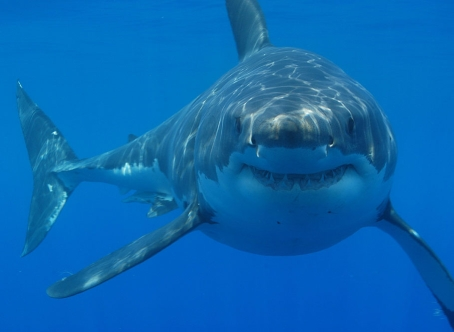
%> input picture IF69D_Slides_10_arquivos/shark1.jpg, 454 x 332 px
$ octave color_16.m   (GNU Octave 9; MATLAB toolbox functions it lacks are replaced by stand-ins)
%> lines starting %> are read from the running program, lines starting %| are printed output that depends on the picture; in (x1, y1, x2, y2) boxes, pixels count from 0 and x2, y2 are one past the last pixel; in counts of white or black regions, pixels touching at a corner belong together; the program's own positions count from 1
% color_16 [script]
% Quantização uniforme em 8 e 27 cores de uma imagem colorida.
% Em shark1.jpg com 8 cores observar que a barriga do tubarão foi pro
% grupo de cores da água. O que fazer pra tentar concertar usando
% quantização uniforme? R: aumentar o número de cores quantizadas. A
% próxima quantização uniforme possível é a de 27 cores (cada canal
% quantizado em três valores, então, 3*3*3 = 27 cores)

clc, clear, close all

rgb = imread('shark1.jpg');
%> rgb is the input picture: size 332x454x3 uint8; mean R, G, B 9, 103.7, 178.6
rgb = im2double(rgb); % canais r,g,b na faixa [0...1] classe double
%> rgb: size 332x454x3 double

% Para obter número de cores da imagem de entrada e o colormap
[x1, map] = cmunique(rgb);
n_map = size(map, 1); % número de cores únicas da imagem original
%> n_map = 18512
figure, imshow(rgb), title(['Imagem de entrada ' num2str(n_map) ' cores'])

% Colorcloud na unha da imagem de entrada
figure, scatter3(map(:,1), map(:,2), map(:,3), 10, map, 'filled',...
    'MarkerEdgeColor','k')
title(['Colorcloud da imagem de entrada ' num2str(n_map) ' cores'])
xlim([0 1]), ylim([0 1]), zlim([0 1])
xlabel('R'), ylabel('G'), zlabel('B')

% Quantização uniforme: o mínimo possível é quantizar cada canal em apenas
% dois valores. Isso dá 2*2*2 = 8...
levels{1} = 1/2; % valor em que ocorre a quantiz. uniformes
values{1} = [1/4 3/4]; % cor resultante é a do centro do cubo quantizado
% ...Próxima: 3*3*3 = 27...
levels{2} = [1/3 2/3]; % valores em que ocorre a quantiz. uniforme
values{2} = [1/6 3/6 5/6]; % cor resultante é a do centro do cubo quantizado

for n=1:2
%> this loop made 2 passes; what is shown inside it comes from the first
    r = rgb(:,:,1);
    g = rgb(:,:,2);
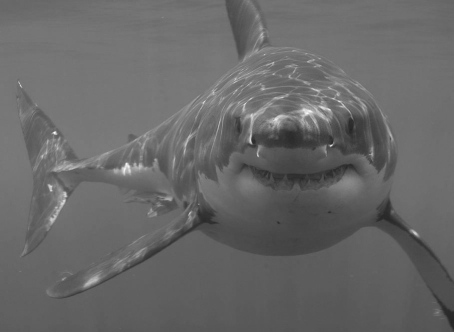
%> g: size 332x454 double; min 0.149, max 1, mean 0.407
    b = rgb(:,:,3);
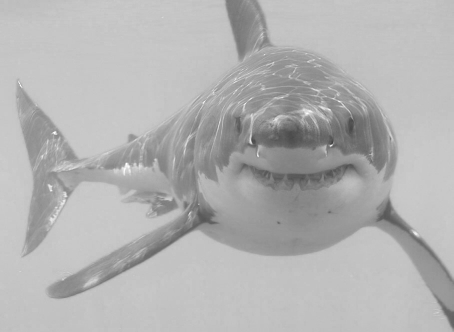
%> b: size 332x454 double; min 0.251, max 1, mean 0.7
    rq = imquantize(r, levels{n}, values{n});
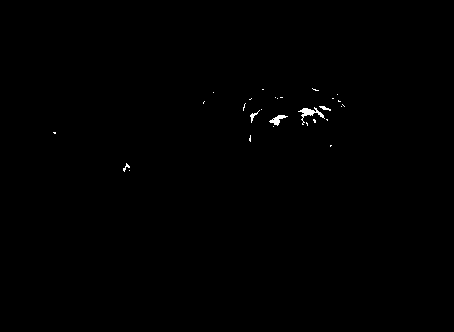
%> rq: size 332x454 double; values 0.25 (black) and 0.75 (white), 0.26% white; 28 white regions (23 under 20 px), largest, box (x1, y1, x2, y2) and area: (298, 107, 325, 125) 137, (269, 115, 288, 126) 87, (250, 110, 260, 123) 34, (319, 106, 331, 111) 29, (123, 163, 130, 172) 23
    gq = imquantize(g, levels{n}, values{n});
%> gq: size 332x454 double; values 0.25 (black) and 0.75 (white), 4.1% white; 135 white regions (101 under 20 px), largest, box (x1, y1, x2, y2) and area: (51, 65, 270, 172) 1690, (263, 86, 351, 130) 1051, (221, 94, 290, 144) 561
    bq = imquantize(b, levels{n}, values{n});
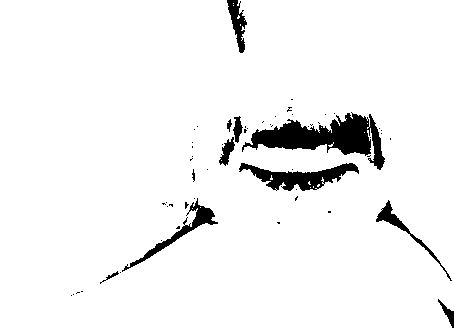
%> bq: size 332x454 double; values 0.25 (black) and 0.75 (white), 95% white; 58 black regions (47 under 20 px), largest, box (x1, y1, x2, y2) and area: (242, 112, 385, 170) 3371, (239, 163, 359, 191) 1490, (122, 198, 218, 272) 843
    rgb_q = cat(3, rq, gq, bq);
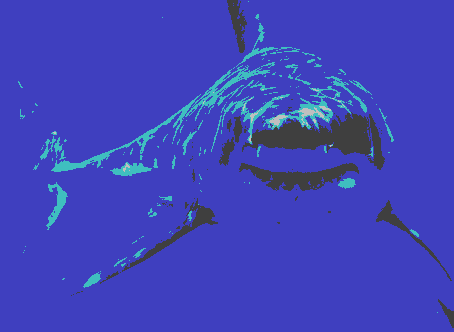
%> rgb_q: size 332x454x3 double; mean R, G, B 0.251, 0.27, 0.725

    % Para obter número de cores da imagem de saída (quantizada) e o colormap
    [x_q, map_q] = cmunique(rgb_q);
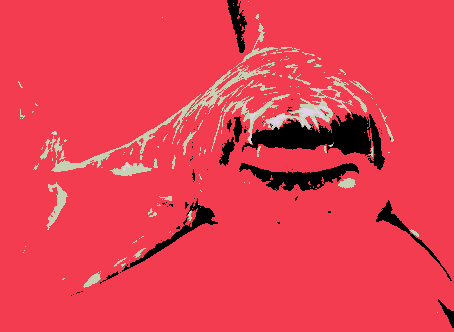
%> x_q: size 332x454 uint8; 5 distinct labels, from 0 to 4; one colour per label, 0 black
%> map_q = [0.25 0.25 0.25; 0.25 0.25 0.75; 0.25 0.75 0.25; 0.25 0.75 0.75; 0.75 0.75 0.75]
    n_map_q = size(map_q, 1);
%> n_map_q = 5

    % Mostra em uma tiledlayout
    figure, t = tiledlayout(2,2);
    t.TileSpacing = 'tight'; t.Padding = 'tight';
    nexttile, imshow(rgb_q), title(['Quant unif ' num2str((n+1)^3) ' cores (' num2str(n_map_q) ' cores resultantes)'])
    % Colorcloud na unha da imagem quantizada
    nexttile, scatter3(map_q(:,1), map_q(:,2), map_q(:,3), 200, map_q, 'filled',...
        'MarkerEdgeColor','k')
    title('Colorcloud')
    xlim([0 1]), ylim([0 1]), zlim([0 1])
    xlabel('R'), ylabel('G'), zlabel('B')

    % Os mapa de cores dado por 'values' podem levar a uma interpretação errada do que é
    % segmentação. Por isso vamos mostrar também apenas as regiões disjuntas em grayscale
    % e com pseudocores, sem levar em consideração a nova cor para qual cada pixel foi remapeado.
    % Em redução de cores (quantização) pra visualização, codificação e feature
    % extraction isso seria importante. Mas pra segmentação não necessariamente, pois estamos
    % interessados em obter regiões, isto é, desde que a região tenha sido separada, a cor original
    % dessa região é menos importante pra nós.
    nexttile, imshow(x_q,[]), title('Visualizando em gray')
    nexttile, imshow(label2rgb(x_q)); title('Visualizando com pseudocores')
%> after `imshow(label2rgb(x_q))`:
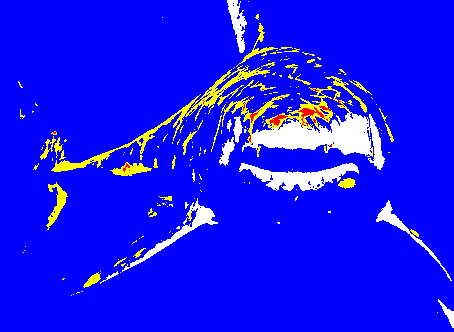
%> displayed picture: size 332x454x3, on the screen's scale of 0 to 255; mean R, G, B 23, 22.3, 244.6
end

%allColors32: como tem todas as cores, a quantizada tem todas as quantizadas possíveis.
%shark1: como não tem todas as cores, a quantizada não tem todas as quantizadas possíveis.
% Curiosidade: uma das cores da quantização uniforme 8 cores foi atribuída
% a apenas dois pixels da imagem de entrada: (X,Y)=(277,127) e (X,Y)=(309,127)
